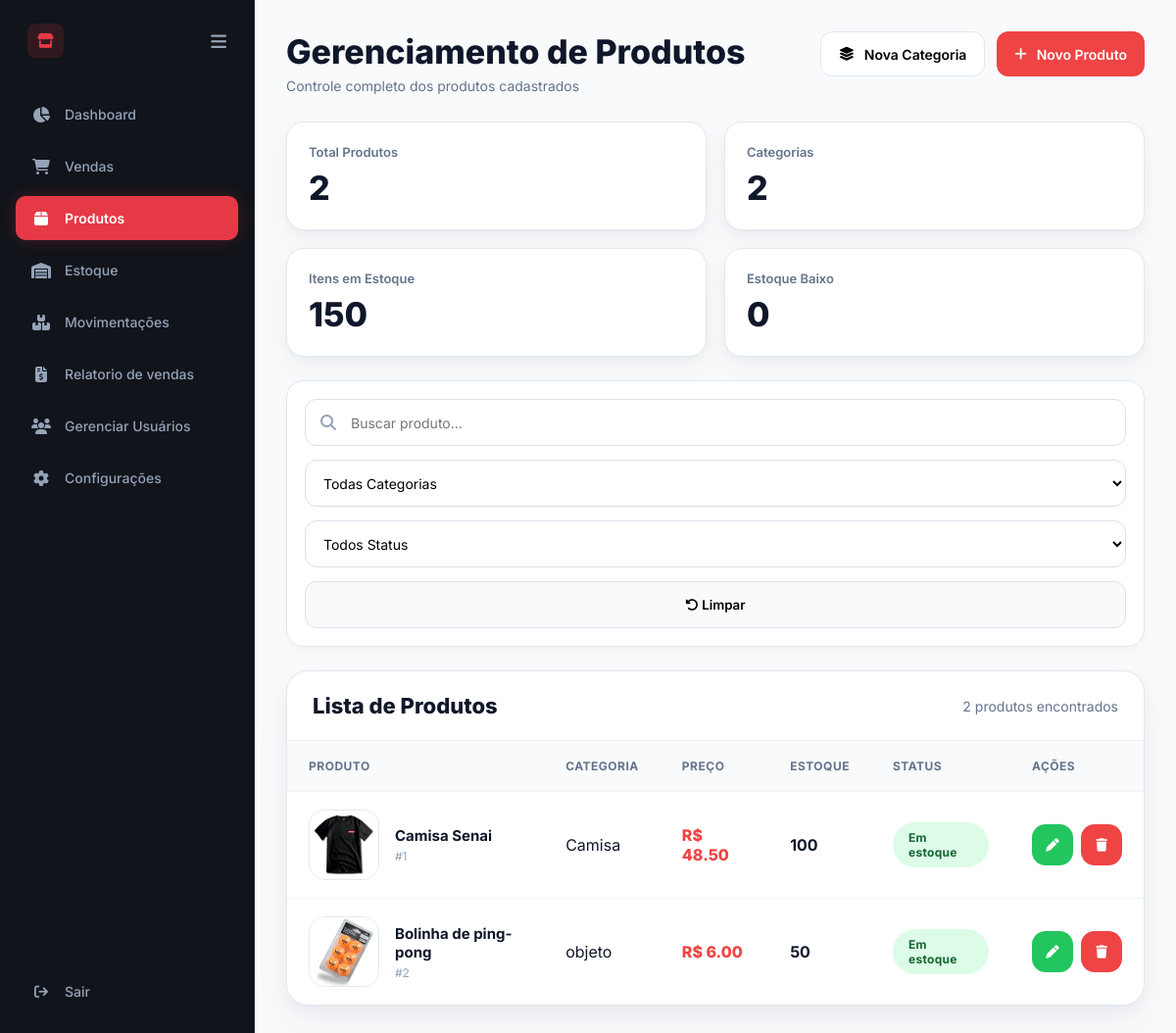
Page /produtos/ on the earlier database version.
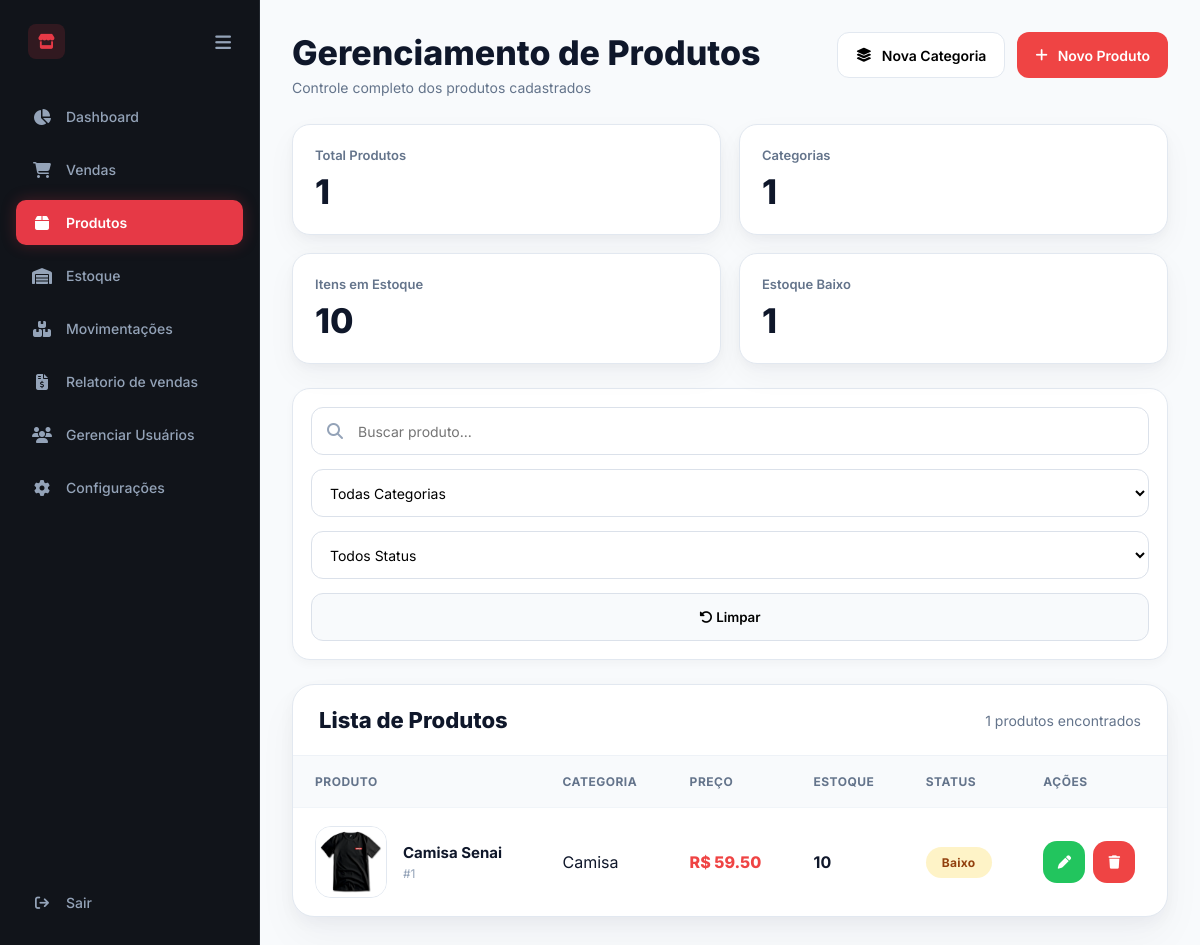
Same page on the later database version.
### app/models/produtos.py (models this page shows)
class Produto(Base):
    __tablename__ = "produtos"
    id = Column(Integer, primary_key=True, index=True)
    nome = Column(String, nullable=False)
    preco = Column(Float, nullable=False)
    estoque = Column(Integer, default=0)
    imagem = Column(String, nullable=True)
    ativo = Column(Boolean, default=True)
    categoria_id = Column(Integer, ForeignKey("categorias.id"))
    categoria = relationship("Categoria")

### app/models/categoria.py (models this page shows)
class Categoria(Base):
    __tablename__ = "categorias"
    id = Column(Integer, primary_key=True, index=True)
    nome = Column(String, nullable=False)
    descricao = Column(String, nullable=True)

### app/routes/produtos.py (the view)
@router.get("/")
def pagina_produtos(
    request: Request,
    db: Session = Depends(get_db)
):
    produtos = db.query(Produto).all()
    total_estoque = sum(
        produto.estoque
        for produto in produtos
    )
    produtos_baixo = len([
        p for p in produtos
        if p.estoque > 0 and p.estoque <= 10
    ])
    produtos_sem = len([
        p for p in produtos
        if p.estoque == 0
    ])
    categorias = db.query(Categoria).all()
    return templates.TemplateResponse(
        "produtos.html",
        {
            "request": request,
            "produtos": produtos,
            "categorias": categorias,
            "total_estoque": total_estoque,
            "produtos_baixo": produtos_baixo,
            "produtos_sem": produtos_sem
        }
    )

### app/templates/produtos.html (shortened to what this page needs)
<!DOCTYPE html>
<html lang="pt-BR">
<head>
<link rel="stylesheet" href="/static/css/produtos.css?v=10">
<link rel="stylesheet"
href="https://cdnjs.cloudflare.com/ajax/libs/font-awesome/6.4.0/css/all.min.css">
</head>
<body>
<aside class="sidebar" id="sidebar">
    <div>
        <div class="sidebar-brand">
            <div style="display: flex; align-items: center; gap: 12px;">
                <i class="fa-solid fa-store"></i>
            </div>
            <i class="fa-solid fa-bars toggle-btn" onclick="toggleSidebar()"></i>
        </div>
        <ul class="menu-list">
            <li class="menu-item">
                <a href="/dashboard">
                    <i class="fa-solid fa-chart-pie"></i>
                    <span>Dashboard</span>
                </a>
            </li>
            <li class="menu-item">
                <a href="/vendas">
                    <i class="fa-solid fa-cart-shopping"></i>
                    <span>Vendas</span>
                </a>
            </li>
            <li class="menu-item active">
                <a href="/produtos">
                    <i class="fa-solid fa-box"></i>
                    <span>Produtos</span>
                </a>
            </li>
            <li class="menu-item">
                <a href="/estoque">
                    <i class="fa-solid fa-warehouse"></i>
                    <span>Estoque</span>
                </a>
            </li>
            <li class="menu-item">
                <a href="/movimentacoes">
                    <i class="fa-solid fa-boxes-stacked"></i>
                    <span>Movimentações</span>
                </a>
            </li>
            <li class="menu-item">
                <a href="/relatorio">
                    <i class="fa-solid fa-file-invoice-dollar"></i>
                    <span>Relatorio de vendas</span>
                </a>
            </li>
            <li class="menu-item">
                <a href="/usuarios">
                    <i class="fa-solid fa-users"></i>
                    <span>Gerenciar Usuários</span>
                </a>
            </li>
            <li class="menu-item">
                <a href="/configuracoes">
                    <i class="fa-solid fa-gear"></i>
                    <span>Configurações</span>
                </a>
            </li>
        </ul>
    </div>
    <div class="sidebar-footer">
        <a href="/auth/logout">
            <i class="fa-solid fa-arrow-right-from-bracket"></i>
            <span>Sair</span>
        </a>
    </div>
</aside>
<main class="main-content">
<div class="container">
<div class="topbar">
<div>
<h1 class="title">
Gerenciamento de Produtos
</h1>
<p class="subtitle">
Controle completo dos produtos cadastrados
</p>
</div>
<div class="top-buttons">
<button
class="new-user-btn"
onclick="abrirModalCategoria()">
<i class="fa-solid fa-layer-group"></i>
Nova Categoria
</button>
<button
class="new-user-btn primary"
onclick="abrirModalCriar()">
<i class="fa-solid fa-plus"></i>
Novo Produto
</button>
</div>
</div>
<div class="stats-grid">
<div class="stat-card">
<div class="stat-title">
Total Produtos
</div>
<div class="stat-value">
{{ produtos|length }}
</div>
</div>
<div class="stat-card">
<div class="stat-title">
Categorias
</div>
<div class="stat-value">
{{ categorias|length }}
</div>
</div>
<div class="stat-card">
<div class="stat-title">
Itens em Estoque
</div>
<div class="stat-value">
{{ total_estoque }}
</div>
</div>
<div class="stat-card">
<div class="stat-title">
Estoque Baixo
</div>
<div class="stat-value">
{{ produtos_baixo }}
</div>
</div>
</div>
<div class="filters-container">
<div class="filter-search">
<i class="fa-solid fa-magnifying-glass"></i>
<input
type="text"
id="searchInput"
placeholder="Buscar produto..."
onkeyup="filtrarProdutos()">
</div>
<select id="categoriaFilter" onchange="filtrarProdutos()">
<option value="">
Todas Categorias
</option>
</select>
<select id="statusFilter" onchange="filtrarProdutos()">
<option value="">
Todos Status
</option>
</select>
<button
type="button"
class="clear-filter"
onclick="limparFiltros()">
<i class="fa-solid fa-rotate-left"></i>
Limpar
</button>
</div>
<div class="table-container">
<div class="table-top">
<h2>
Lista de Produtos
</h2>
<span id="contadorProdutos">
{{ produtos|length }} produtos encontrados
</span>
</div>
<table class="products-table">
<thead>
<tr>
<th>Produto</th>
<th>Categoria</th>
<th>Preço</th>
<th>Estoque</th>
<th>Status</th>
<th>Ações</th>
</tr>
</thead>
<tbody>
{% for produto in produtos %}
<tr
data-nome="{{ produto.nome|lower }}"
data-categoria="{{ produto.categoria.nome|lower if produto.categoria else '' }}"
data-status="{% if produto.estoque > 10 %}estoque{% elif produto.estoque > 0 %}baixo{% else %}sem{% endif %}">
<td>
<div class="product-cell">
{% if produto.imagem %}
<img
src="{{ produto.imagem }}"
class="table-image">
{% else %}
<div class="no-image">
<i class="fa-solid fa-box"></i>
</div>
{% endif %}
<div>
<div class="product-title">
{{ produto.nome }}
</div>
<div class="product-id">
#{{ produto.id }}
</div>
</div>
</div>
</td>
<td>
{{ produto.categoria.nome if produto.categoria else "Sem categoria" }}
</td>
<td>
R$ {{ "%.2f"|format(produto.preco) }}
</td>
<td>
{{ produto.estoque }}
</td>
<td>
{% if produto.estoque > 10 %}
<span class="status active">
Em estoque
</span>
{% elif produto.estoque > 0 %}
<span class="status warning">
Baixo
</span>
{% else %}
<span class="status inactive">
Sem estoque
</span>
{% endif %}
</td>
<td>
<div class="table-actions">
<button
    class="edit-btn"
    onclick="abrirModalEditar(
    '{{ produto.id }}',
    '{{ produto.nome }}',
    '{{ produto.categoria_id }}',
    '{{ produto.preco }}',
    '{{ produto.estoque }}'
    )">
    <i class="fa-solid fa-pen"></i>
</button>
<form
    action="/produtos/excluir/{{ produto.id }}"
    method="POST">
    <button
        type="submit"
        class="delete-btn">
        <i class="fa-solid fa-trash"></i>
    </button>
</form>
</div>
</td>
</tr>
{% endfor %}
</tbody>
</table>
</div>
</div>
</main>
</body>
</html>

Differences in the rows shown:
removed Produto: imagem (picture), nome "Bolinha de ping-pong", id "2", categoria "objeto", preco "6.00", estoque "50", shows "Em estoque"
changed Produto "Camisa Senai": preco "48.50" → "59.50"; estoque "100" → "10"; estoque "Em estoque" → "Baixo"
Other differences:
{{ produtos|length }}: "2" → "1"
{{ categorias|length }}: "2" → "1"
{{ total_estoque }}: "150" → "10"
{{ produtos_baixo }}: "0" → "1"
